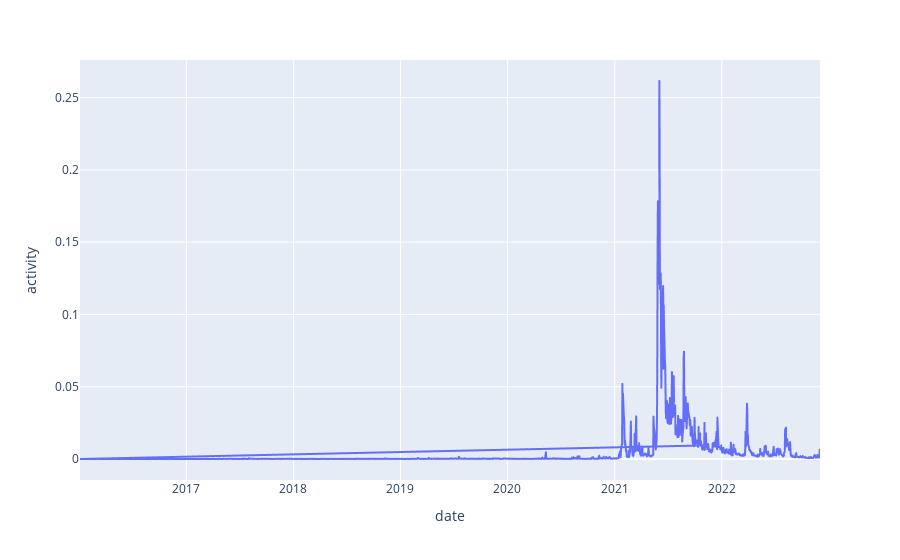

The notebook cell this image was saved under:
### Code cell
stock = df[df['ticker'] == 'AMC'].copy()
fig = px.line(stock,x='date',
              y='activity')
fig.show()

### Figure 1 — Plotly figure (JSON) as saved in the notebook; plotly's stock layout.template omitted (floating-point values rounded to 4 significant figures; data arrays with more than 128 entries replaced by an {"elided": "..."} marker saying what was removed)
{"data": [{"hovertemplate": "date=%{x}<br>activity=%{y}<extra></extra>", "legendgroup": "", "line": {"color": "#636efa", "dash": "solid"}, "marker": {"symbol": "circle"}, "mode": "lines", "name": "", "showlegend": false, "type": "scattergl", "x": {"elided": "1743 str values"}, "xaxis": "x", "y": {"elided": "1743 float values"}, "yaxis": "y"}], "layout": {"legend": {"tracegroupgap": 0}, "margin": {"t": 60}, "xaxis": {"anchor": "y", "domain": [0, 1], "title": {"text": "date"}}, "yaxis": {"anchor": "x", "domain": [0, 1], "title": {"text": "activity"}}}}
